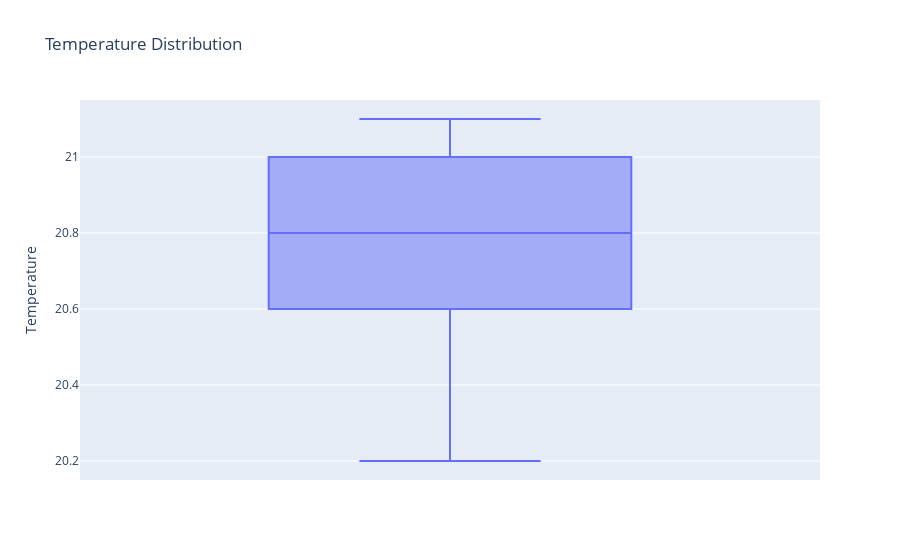

Notebook cell for this chart:
### Code cell
# Plot a box plot again to check if the rencently generated dataframe contains any outliers
fig_box_rm = px.box(filtered_df , y = "Temperature" , title = "Temperature Distribution")
fig_box_rm.show()

### Figure 1 — Plotly figure (JSON) as saved in the notebook; plotly's stock layout.template omitted (floating-point values rounded to 4 significant figures; data arrays with more than 128 entries replaced by an {"elided": "..."} marker saying what was removed)
{"data": [{"alignmentgroup": "True", "hovertemplate": "Temperature=%{y}<extra></extra>", "legendgroup": "", "marker": {"color": "#636efa"}, "name": "", "notched": false, "offsetgroup": "", "orientation": "v", "showlegend": false, "type": "box", "x0": " ", "xaxis": "x", "y": {"elided": "1844 float values"}, "y0": " ", "yaxis": "y"}], "layout": {"autosize": true, "boxmode": "group", "legend": {"tracegroupgap": 0}, "title": {"text": "Temperature Distribution"}, "xaxis": {"anchor": "y", "autorange": true, "domain": [0, 1], "range": [-0.5, 0.5], "type": "category"}, "yaxis": {"anchor": "x", "autorange": true, "domain": [0, 1], "range": [20.15, 21.15], "title": {"text": "Temperature"}, "type": "linear"}}}
